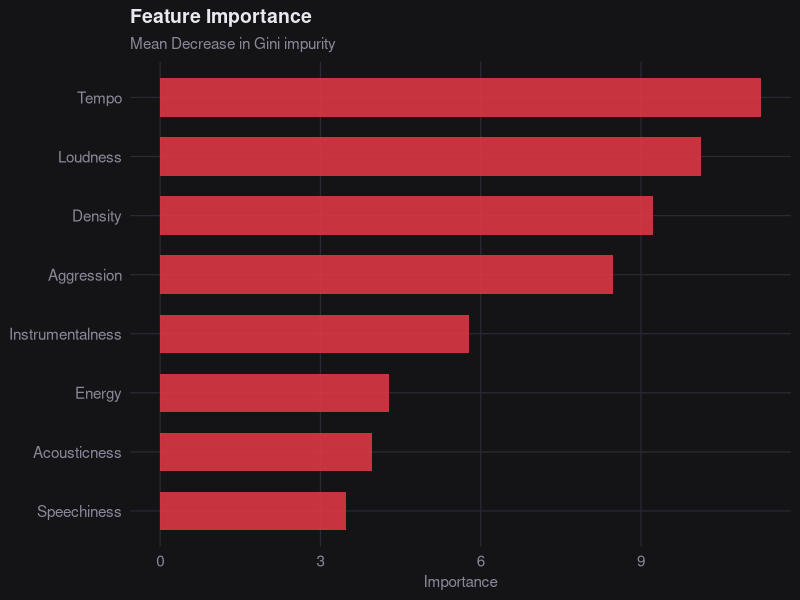
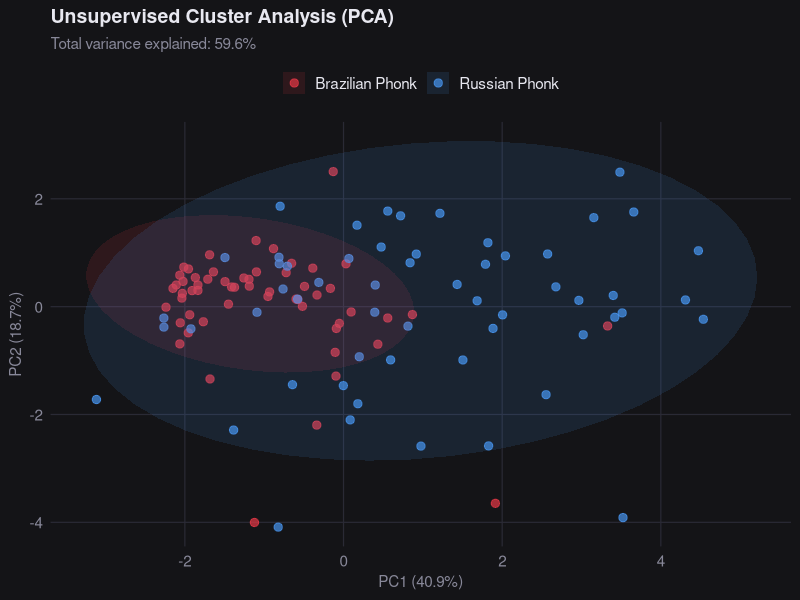

Reproduce these figures in R, in order.
## ---- chunk 1
#| include: false
library(tidyverse)
library(randomForest)
library(caret)
library(ggplot2)

brazilian_data <- read.csv("Brazilian_Phonk_UvA.csv") %>% mutate(genre = "Brazilian Phonk")
russian_data <- read.csv("Drift_Phonk_UvA.csv") %>% mutate(genre = "Russian Phonk")
mijn_corpus <- rbind(brazilian_data, russian_data)

corpus_clean <- mijn_corpus %>%
  select(Danceability, Energy, Loudness, Speechiness, Acousticness,
         Instrumentalness, Liveness, Valence, Tempo, genre) %>%
  mutate(genre = as.factor(genre))

refined_corpus <- corpus_clean %>%
  select(Tempo, Loudness, Instrumentalness, Energy, Acousticness, Speechiness, genre)

final_corpus <- refined_corpus %>%
  mutate(
    Aggression = Energy * Tempo,
    Density = Loudness * Instrumentalness
  )

set.seed(123)
final_model <- randomForest(genre ~ ., data = final_corpus, importance = TRUE)

set.seed(123)
baseline_cv <- train(genre ~ ., data = corpus_clean, method = "rf",
                     trControl = trainControl(method = "cv", number = 10))
set.seed(123)
refined_cv <- train(genre ~ ., data = refined_corpus, method = "rf",
                    trControl = trainControl(method = "cv", number = 10))
set.seed(123)
final_cv <- train(genre ~ ., data = final_corpus, method = "rf",
                  trControl = trainControl(method = "cv", number = 10))

phonk_colors <- c("Brazilian Phonk" = "#e63946", "Russian Phonk" = "#4895ef")

phonk_theme <- theme_minimal(base_size = 13) +
  theme(
    plot.background = element_rect(fill = "#141417", color = NA),
    panel.background = element_rect(fill = "#141417", color = NA),
    panel.grid.major = element_line(color = "#2a2a35", linewidth = 0.4),
    panel.grid.minor = element_blank(),
    text = element_text(color = "#e8e8f0"),
    axis.text = element_text(color = "#888899", size = 11),
    axis.title = element_text(color = "#888899", size = 11),
    plot.title = element_text(color = "#e8e8f0", face = "bold", size = 14),
    plot.subtitle = element_text(color = "#888899", size = 11),
    legend.background = element_rect(fill = "#141417", color = NA),
    legend.key = element_rect(fill = "#141417", color = NA),
    legend.text = element_text(color = "#e8e8f0", size = 11),
    legend.title = element_blank(),
    strip.text = element_text(color = "#e8e8f0", face = "bold"),
    strip.background = element_rect(fill = "#1a1a1f", color = NA)
  )
## ---- chunk 2
#| echo: false
#| fig-height: 4.5

final_imp_df <- as.data.frame(importance(final_model)) %>%
  rownames_to_column(var = "Feature")

ggplot(final_imp_df, aes(x = reorder(Feature, MeanDecreaseGini), 
                          y = MeanDecreaseGini)) +
  geom_col(fill = "#e63946", width = 0.65, alpha = 0.85) +
  coord_flip() +
  labs(
    title = "Feature Importance",
    subtitle = "Mean Decrease in Gini impurity",
    x = NULL,
    y = "Importance"
  ) +
  phonk_theme
## ---- chunk 3
#| echo: false
#| fig-height: 4.5

pca_data <- final_corpus %>% select(-genre)
pca_result <- prcomp(pca_data, center = TRUE, scale. = TRUE)
var_explained <- round(100 * pca_result$sdev^2 / sum(pca_result$sdev^2), 1)

as.data.frame(pca_result$x) %>%
  mutate(genre = final_corpus$genre) %>%
  ggplot(aes(x = PC1, y = PC2, color = genre)) +
  geom_point(size = 2.5, alpha = 0.7) +
  stat_ellipse(aes(fill = genre), geom = "polygon", alpha = 0.12, color = NA) +
  scale_color_manual(values = phonk_colors) +
  scale_fill_manual(values = phonk_colors) +
  labs(
    title = "Unsupervised Cluster Analysis (PCA)",
    subtitle = paste0("Total variance explained: ",
                      var_explained[1] + var_explained[2], "%"),
    x = paste0("PC1 (", var_explained[1], "%)"),
    y = paste0("PC2 (", var_explained[2], "%)")
  ) +
  phonk_theme +
  theme(legend.position = "top")
